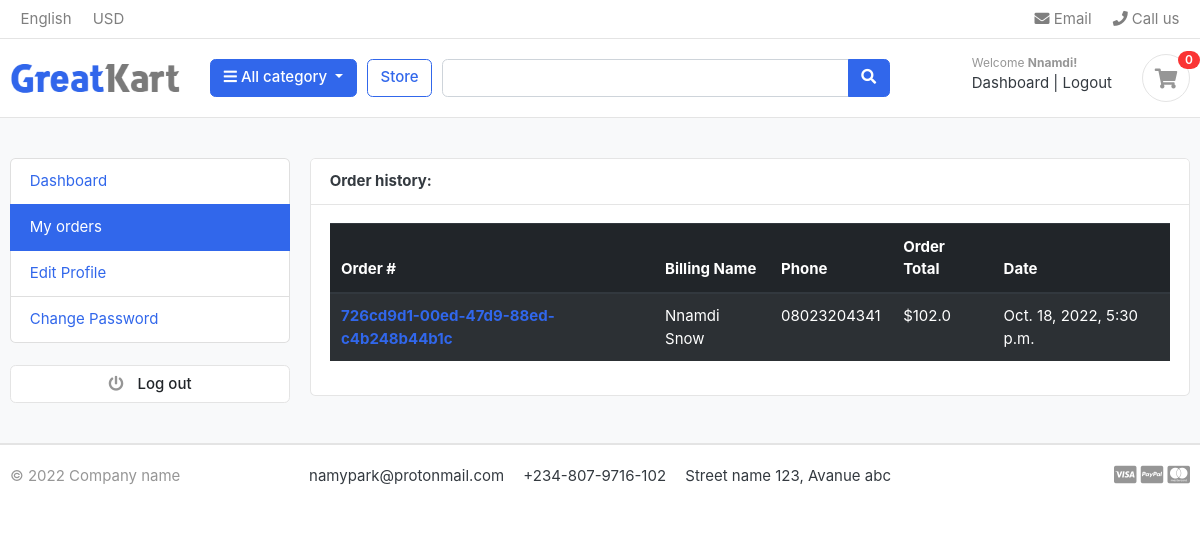
The page /accounts/my_orders/ (signed in) on the database its author committed.
### accounts/models.py (models this page shows, shortened)
class Account(AbstractBaseUser):
    first_name = models.CharField(
        max_length=50,
    )
    last_name = models.CharField(
        max_length=50,
    )
    username = models.CharField(max_length=50, unique=True)
    email = models.EmailField(unique=True)
    phone_number = models.IntegerField(null=True)
    date_joined = models.DateTimeField(auto_now_add=True)
    last_login = models.DateTimeField(auto_now=True)
    is_admin = models.BooleanField(default=False)
    is_staff = models.BooleanField(default=False)
    is_active = models.BooleanField(default=False)
    is_superadmin = models.BooleanField(default=False)
    USERNAME_FIELD = "email"
    REQUIRED_FIELDS = ["username", "first_name", "last_name"]
    objects = MyAccountManager()

### order/models.py (models this page shows, shortened)
class Order(models.Model):
    user = models.ForeignKey(Account, on_delete=models.SET_NULL, null=True)
    payment = models.ForeignKey(
        Payment,
        on_delete=models.SET_NULL,
        null=True,
        blank=True,
    )
    order_id = models.UUIDField(default=uuid.uuid4, unique=True, editable=False)
    first_name = models.CharField(max_length=100)
    last_name = models.CharField(max_length=100)
    phone = models.CharField(max_length=50)
    email = models.EmailField(max_length=300)
    address_line_1 = models.CharField(max_length=600)
    address_line_2 = models.CharField(max_length=600, blank=True)
    country = models.CharField(max_length=60)
    city = models.CharField(max_length=60)
    state = models.CharField(max_length=60)
    tax = models.FloatField()
    ip = models.GenericIPAddressField()
    status = models.CharField(max_length=100, choices=choices, default="New")
    order_total = models.FloatField()
    order_note = models.CharField(max_length=300)
    is_ordered = models.BooleanField(default=False)
    created_at = models.DateTimeField(auto_now_add=True)
    updated_at = models.DateTimeField(auto_now=True)
    def full_name(self):
        return f"{self.first_name}  {self.last_name}"

### accounts/views.py (the view)
# urls.py: path("my_orders/", views.my_orders, name="my_orders"),
@login_required(login_url="login")
def my_orders(request):
    order = Order.objects.filter(user_id=request.user.id, is_ordered=True).order_by(
        "-created_at"
    )
    context = {"orders": order}
    return render(request, "accounts/my_orders.html", context)

### carts/context_processors.py (called while the page is built)
def cart_quantity(request):
    quantity = 0
    if "admin" in request.path:
        return {}
    else:
        try:
            cart = Cart.objects.filter(cart_id=_cart_id(request))
            if request.user.is_authenticated:
                cart_items = CartItem.objects.all().filter(user=request.user)
            else:
                cart_items = CartItem.objects.all().filter(cart=cart[:1])
            for item in cart_items:
                quantity += item.quantity
        except Cart.DoesNotExist:
            quantity = 0
    return {"quantity": quantity}

### carts/views.py (called while the page is built)
def _cart_id(request):
    cart = request.session.session_key
    if not cart:
        cart = request.session.create()
    return cart

### category/context_processors.py (called while the page is built)
def menu_links(request):
    links = Category.objects.all()
    return dict(links=links)

### category/models.py (called while the page is built)
    def get_absolute_url(self):
        return reverse("products_by_category", kwargs={"category_slug": self.slug})

### accounts/templates/accounts/my_orders.html (shortened to what this page needs)
{% extends 'ecommerce/base.html' %}
{% block content %}
<section class="section-content padding-y bg">
    <div class="container">
        <div class="row">
        <aside class="col-md-3">
           {% include "ecommerce/dashboard_sidebar.html" %}
        </aside>
        <main class="col-md-9">
            <article class="card">
            <header class="card-header">
                <strong class="d-inline-block mr-3">Order history:</strong>
            </header>
            <div class="card-body">
                <div class="row">
                    <div class="col-md-12">
                        <table class="table table-hover table-striped table-dark">
                            <thead>
                              <tr>
                                <th scope="col">Order #</th>
                                <th scope="col">Billing Name</th>
                                <th scope="col">Phone</th>
                                <th scope="col">Order Total</th>
                                <th scope="col">Date</th>
                              </tr>
                            </thead>
                            <tbody>
                                {% for order in orders %}
                                <tr>
                                  <th scope="row"><a href="{% url 'order_detail' order.order_id %}">{{order.order_id}}</a></th>
                                  <td>{{order.full_name}}</td>
                                  <td>{{order.phone}}</td>
                                  <td>${{order.order_total}}</td>
                                  <td>{{order.created_at}}</td>
                                </tr>
                                {% endfor %}
                            </tbody>
                          </table>
                </div>
                </div>
            </div>
            </article>
        </main>
    </div>
    </div>
    </section>
{% endblock %}

### ecommerce/templates/ecommerce/navbar.html (shortened to what this page needs)
{% load static %}
<header class="section-header">
  <nav class="navbar p-md-0 navbar-expand-sm navbar-light border-bottom">
    <div class="container">
      <div class="collapse navbar-collapse" id="navbarTop4">
        <ul class="navbar-nav mr-auto">
          <li class="nav-item dropdown">
            <a href="#" class="nav-link"> English </a>
          </li>
          <li class="nav-item dropdown">
            <a href="#" class="nav-link"> USD </a>
          </li>
        </ul>
        <ul class="navbar-nav">
          <li>
            <a href="#" class="nav-link">
              <i class="fa fa-envelope"></i> Email
            </a>
          </li>
          <li>
            <a href="#" class="nav-link">
              <i class="fa fa-phone"></i> Call us
            </a>
          </li>
        </ul>
      </div>
    </div>
  </nav>
  <section class="header-main border-bottom">
    <div class="container">
      <div class="row align-items-center">
        <div class="col-lg-2 col-md-3 col-6">
          <a href="{% url 'index' %}" class="brand-wrap">
          <img class="logo" src="{% static './images/logo.png' %}" />
          </a>
        </div>
        <div class="col-lg col-sm col-md col-6 flex-grow-0">
          <div class="category-wrap dropdown d-inline-block float-right">
            <button
              type="button"
              class="btn btn-primary dropdown-toggle"
              data-toggle="dropdown"
            >
              <i class="fa fa-bars"></i> All category
            </button>
          </div>
        </div>
        <a href="{% url 'store' %}" class="btn btn-outline-primary">Store</a>
        <div class="col-lg col-md-6 col-sm-12 col">
          <form action="{% url 'search_store' %}" class="search" method="GET">
            <div class="input-group w-100">
              <input
                type="text"
                class="form-control"
                style="width: 60%"
                placeholder="{{search_query}}"
                name='search'
                value="{{search_query}}"
              />
              <div class="input-group-append">
                <button class="btn btn-primary" type="submit">
                  <i class="fa fa-search"></i>
                </button>
              </div>
            </div>
          </form>
        </div>
        <div class="col-lg-3 col-sm-6 col-8 order-2 order-lg-3">
          <div class="d-flex justify-content-end mb-3 mb-lg-0">
            <div class="widget-header">
              {% if request.user.is_authenticated %}
              <small class="title text-muted">Welcome <b>{{request.user.first_name | capfirst}}</b><b>!</b></small>
              <div>
                <a href="{% url 'dashboard' %}"> Dashboard</a><span class="dark-transp"> | </span>
                <a href="{% url 'logout' %}">Logout</a>
                {% else %}
                <small class="title text-muted">Welcome <b>guest!</b></small>
              <div>
                <a href="{% url 'login' %}">Sign in</a>
                <span class="dark-transp"> | </span>
                <a href="{% url 'register' %}"> Register</a>
                {% endif %}
              </div>
            </div>
            <a href="{% url 'cart' %}" class="widget-header pl-3 ml-3">
              <div class="icon icon-sm rounded-circle border">
                <i class="fa fa-shopping-cart"></i>
              </div>
              {% if quantity %}
              <span class="badge badge-pill badge-danger notify"
                >{{quantity}}</span
              >
              {% else %}
              <span class="badge badge-pill badge-danger notify">0</span>
              {% endif %}
            </a>
          </div>
        </div>
      </div>
    </div>
  </section>
</header>

### ecommerce/static/css/ui.css (style rules this page uses)
html { font-family: "Inter", sans-serif; font-size: 15px; }
.icon-xs, .icon-sm, .icon-md, .icon-lg { display: inline-block; text-align: center; flex-shrink: 0; flex-grow: 0; }
.icon-sm { width: 48px; height: 48px; line-height: 48px !important; font-size: 20px; }
.padding-y { padding-top: 40px; padding-bottom: 40px; }
article:after, .form-group:after { display: block; clear: both; content: ""; }
.bg { background-color: #f8f9fa; }
.header-main { position: relative; padding-top: 1rem; padding-bottom: 1rem; }
.brand-wrap .logo, .navbar-brand .logo { margin-right: 7px; max-height: 42px; display: inline-block; }
.widget-header { display: inline-block; vertical-align: middle; position: relative; }
.widget-header a { color: #343a40; }
.widget-header i { color: #969696; }
.widget-header .title { display: block; }
.widget-header .notify { position: absolute; top: -3px; right: -10px; }
.notify { position: absolute; top: -4px; right: -10px; display: inline-block; padding: 0.25em 0.6em; font-size: 12px; line-height: 1; text-align: center; border-radius: 3rem; color: #fff; background-color: #fa3434; }

### rows shown on the page
Account: user.first_name "Nnamdi"
Order: order_id "726cd9d1-00ed-47d9-88ed-c4b248b44b1c", full_name "Nnamdi Snow", phone "08023204341", order_total "102.0", created_at "Oct. 18, 2022, 5:30 p.m."
